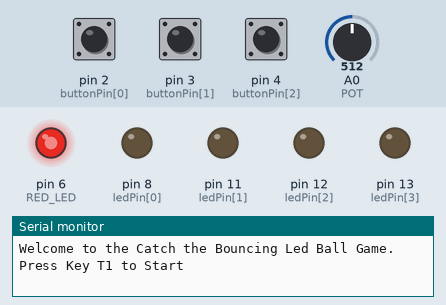
Recording of a sketch running on a simulated Arduino Uno, built with avr-gcc and run on an emulated ATmega328P. Shown: output pins drawn as LEDs (lit = HIGH), the last lines printed to the serial monitor. Dashed ring = blinking. The inputs (shaded band) are chosen by the test bench; at power-on: pin 2 (buttonPin[0]) LOW, pin 3 (buttonPin[1]) LOW, pin 4 (buttonPin[2]) LOW, A0 (POT) = 512. Random numbers use the default seed unless the sketch sets one.

Above: at 1.25 s.
1.3 s: pin 2 (buttonPin[0]) pulled HIGH for 0.15 s
At 3.06 s:
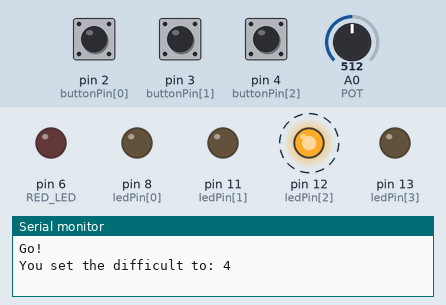
4.4 s: pin 3 (buttonPin[1]) pulled HIGH for 0.15 s
At 4.53 s:
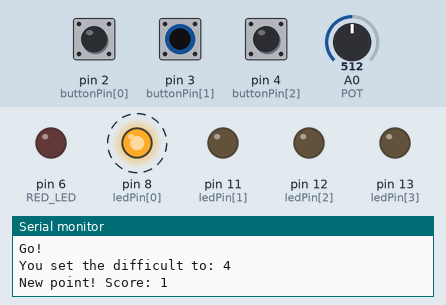
7.4 s: pin 4 (buttonPin[2]) pulled HIGH for 0.15 s
At 11.7 s:
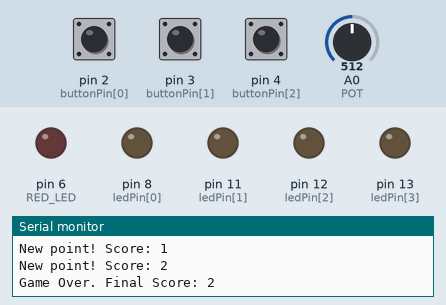
Timing chart, 0 to 23.5 s (numbered marks = the images above; inputs shaded):
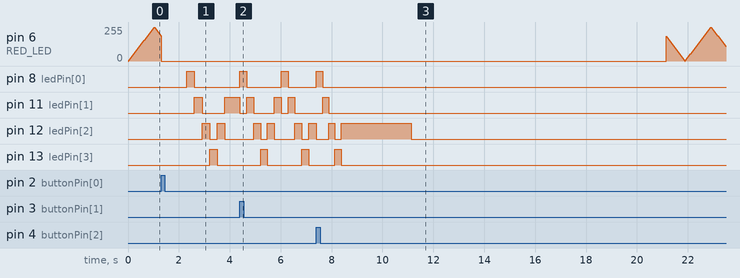

The sketch:

assignment-01.ino
```cpp
#include <avr/sleep.h>
#include <TimerOne.h>
#include <EnableInterrupt.h>

//WARNING: pin 9 and 10 were skipped because they are used by the TimerOne.h library
#define RED_LED 6                     //Ls
#define POT A0                        //Pot
#define NUM_LEDS 4                    //Number of leds (which is also the number of buttons)
#define GREEN_LED_DELAY 300           //Starting delay (decreased any time by 10%)
#define RED_LED_DELAY 20              //For fading LED
#define STARTING_TIME_IN_MILLIS 10000 //Game starts at 10sec response time (it will be decreased by the difficult set)
#define COMPLEXITY_FACTOR 0.1         //Factor F (0.1 --> level 1 | 0.8 --> level 8)

int ballSpeed;                        //Ball speed (ms)
int loopState;                        //Main variabile for switch constructor
int difficult;                        //To be setted by the potentiometer

int ledPin[] = {8, 11, 12, 13};       //L1, L2, L3, L4
int buttonPin[] = {2,3,4,5};          //T1, T2, T3, T4

unsigned long actualTime;             //For timer purposes
unsigned long movingTime;             //T1 --> Random from 3 to 5 seconds (in microSeconds)
unsigned long currentTime;            //T2 --> Starting from 10sec (at difficulty 1)

volatile int score;                   //Score of current game
volatile int currentPosition;         //The current position to guess

//Variables used for Ls
int brightness;
int fadeAmount;
int currIntensity;

bool newValueCatched;        //When goes true, the ball stopped to a position (L1..L4)
bool guessPhaseFinished;     //When goes true, the player guess correct or the game is over
bool sleeping;               //When goes true, the system is in deep-sleep mode
bool newGameRequested;       //When goes true, the player requested a new game (by pressing T1)

//That's just the code seen in lab
void redLEDFading(){
  analogWrite(RED_LED, currIntensity);
  currIntensity = currIntensity + fadeAmount;
  if (currIntensity == 0 || currIntensity == 255) {
    fadeAmount = -fadeAmount ;
  }
  delay(RED_LED_DELAY);
}

void initialState(){
  Serial.println("Welcome to the Catch the Bouncing Led Ball Game. Press Key T1 to Start");
  enableInterrupt(buttonPin[0], newGameStarting, RISING); //For launching a new game
  actualTime = millis();  //Start counting
  loopState = 1;
}

void waitForNextGame(){
  //Waiting 10 seconds
  if(millis() - actualTime < 10000) {
    if(newGameRequested) {
      return;
    }
    redLEDFading();
  } else {
    analogWrite(RED_LED, 0);
    disableInterrupt(buttonPin[0]);
    loopState = 2;
  }
}

void wakeUp(){
  sleep_disable();
  for(int x=0; x<NUM_LEDS; x++) {
    disableInterrupt(buttonPin[x]);
  }
  loopState = 0;
}

void sleepNow(){
  //Deep sleep (STEP #9 in lab)
  set_sleep_mode(SLEEP_MODE_PWR_DOWN);
  sleep_enable();
  for(int x=0; x<NUM_LEDS; x++) {
    enableInterrupt(buttonPin[x], wakeUp, RISING);
  }
  Serial.println("Going into power save mode in 1s (Press any key to wake up).");
  Serial.flush();
  delay(1000);
  sleep_cpu();
}

void newGameStarting(){
  disableInterrupt(buttonPin[0]);
  newGameRequested = true;
  loopState = 3;
}

void newGame(){
  //Resetting board and variables before starting with the loop
  turnOffAllLEDs();
  newGameRequested = false;
  Serial.println("Go!");
  currentTime = STARTING_TIME_IN_MILLIS;
  ballSpeed = GREEN_LED_DELAY;
  score = 0;
  //WARNING: potentiometer has an unexpected behaviour: if you put on max difficult (8), it usually reads 7 (but it works fine in the waitForNextGame() method)
  difficult = map(analogRead(POT),0,1023,1,8);
  Serial.println("You set the difficult to: " + String(difficult));
  currentTime *= 1.1-(COMPLEXITY_FACTOR * difficult); //Difficult 1 -> 10sec to first try | Difficult 8 -> 3sec to first try
  delay(1000);
  loopState = 4;
}

void turnOffAllLEDs(){
  for(int x=0; x<NUM_LEDS; x++){
    digitalWrite(ledPin[x], LOW);
  }
  digitalWrite(RED_LED, LOW);
}

long newRandomTime(long vStart, long vEnd) {
  return random(vStart, vEnd);
}

void gameLoop() {
  turnOffAllLEDs();
  movingTime = newRandomTime(1000000, 5000000); // 1sec - 5sec
  /*
   * Just printing some debug info(s)
  Serial.println("Ball speed: " + String(ballSpeed) + " msec");
  Serial.println("Time to guess: " + String(currentTime) + " msec");
  */
  newValueCatched = false;
  boolean ascending = true;
  int i=-1;
  Timer1.setPeriod(movingTime);
  Timer1.attachInterrupt(catchValue);
  //This while could be removed by adding a new state (using new value to loopState variable)
  while(!newValueCatched) {
    if(i!=-1){
      digitalWrite(ledPin[i], LOW);
    }
    if(ascending) {
      if(i == NUM_LEDS-1) {
        ascending = false;
        i--;
      } else {
        i++;
      }
    } else {
      if(i == 0) {
        ascending = true;
        i++;
      } else {
        i--;
      }
    }
    digitalWrite(ledPin[i], HIGH);
    delay(ballSpeed);
  }
  Timer1.detachInterrupt();
  loopState = 5;
}

void catchValue() {
  //Saving the value where the ball stopped
  for(int x=0; x<NUM_LEDS-1; x++){
    if(digitalRead(ledPin[x]) == HIGH){
      noInterrupts();
      newValueCatched = true;
      currentPosition = x;
      interrupts();
    }
  }
}

void makeGuess() {
  //Attach guess interrupt to the buttons
  enableInterrupt(buttonPin[0], t1Pressed, RISING);
  enableInterrupt(buttonPin[1], t2Pressed, RISING);
  enableInterrupt(buttonPin[2], t3Pressed, RISING);
  enableInterrupt(buttonPin[3], t4Pressed, RISING);
  guessPhaseFinished = false;

  Timer1.setPeriod(currentTime * 1000); //millisec to microsec
  Timer1.attachInterrupt(timerEnded);
  loopState = 6;
}

void waitForGuess(){
  //Nothing happens, just waiting for interrupts
}

//Is it possible to do using only one method?
void t1Pressed(){
  if(currentPosition == 0) {
    Timer1.stop();
    Timer1.detachInterrupt();
    noInterrupts();
    score++;
    guessPhaseFinished = true;
    interrupts();
    Serial.println("New point! Score: " + String(score));
    for(int x=0; x<NUM_LEDS; x++) {
      disableInterrupt(buttonPin[x]);
    }
    loopState = 7;
  }
}

void t2Pressed(){
  if(currentPosition == 1) {
    Timer1.stop();
    Timer1.detachInterrupt();
    noInterrupts();
    score++;
    guessPhaseFinished = true;
    interrupts();
    Serial.println("New point! Score: " + String(score));
    for(int x=0; x<NUM_LEDS; x++) {
      disableInterrupt(buttonPin[x]);
    }
    loopState = 7;
  }
}

void t3Pressed(){
  if(currentPosition == 2) {
    Timer1.stop();
    Timer1.detachInterrupt();
    noInterrupts();
    score++;
    guessPhaseFinished = true;
    interrupts();
    Serial.println("New point! Score: " + String(score));
    for(int x=0; x<NUM_LEDS; x++) {
      disableInterrupt(buttonPin[x]);
    }
    loopState = 7;
  }
}

void t4Pressed(){
  if(currentPosition == 3) {
    Timer1.stop();
    Timer1.detachInterrupt();
    noInterrupts();
    score++;
    guessPhaseFinished = true;
    interrupts();
    Serial.println("New point! Score: " + String(score));
    for(int x=0; x<NUM_LEDS; x++) {
      disableInterrupt(buttonPin[x]);
    }
    loopState = 7;
  }
}

void timerEnded() {
  Timer1.detachInterrupt();
  noInterrupts();
  guessPhaseFinished = true;
  interrupts();
  for(int x=0; x<NUM_LEDS; x++) {
      disableInterrupt(buttonPin[x]);
  }
  loopState = 8;
}

void increaseDifficult(){
  ballSpeed = ballSpeed * (1 - COMPLEXITY_FACTOR);                  //Augmenting the ball speed by 10%
  currentTime = currentTime * (1 - difficult * COMPLEXITY_FACTOR);  //Reducing the time to press the button bu the factor F (being affected by the diffuclt set at the beginning);
  loopState = 4;
}

void gameOver(){
  Serial.println("Game Over. Final Score: " + String(score));
  turnOffAllLEDs();
  delay(10000);     //Wait 10 seconds
  loopState = 0;
}

void setup(){
  loopState = 0;
  sleeping = false;
  newGameRequested = false;
  currentTime = STARTING_TIME_IN_MILLIS;
  ballSpeed = GREEN_LED_DELAY;
  brightness = 0;
  fadeAmount = 5;
  for(int x=0; x<NUM_LEDS; x++) {     //Settings LEDs to OUTPUT and buttons to INPUT
    pinMode(ledPin[x], OUTPUT);
    pinMode(buttonPin[x], INPUT);
    turnOffAllLEDs();
  }
  pinMode(RED_LED, OUTPUT);
  randomSeed(analogRead(POT));       //I define the random seed using current value of the potentiometer
  Timer1.initialize();
  Serial.begin(9600);
  }

void loop(){
  switch(loopState) {
    case 0: //Starting phase
      initialState();
    break;
    case 1: //Red LED fading, waiting for a new game
      waitForNextGame();
    break;
    case 2: //Deep sleeping
      sleepNow();
    break;
    case 3: //New game
      newGame();
    break;
    case 4: //Game in progress
      gameLoop();
    break;
    case 5: //Guess the position
      makeGuess();
    break;
    case 6: //System wait for guess (until time is over)
      waitForGuess();
    break;
    case 7: //Correct guess -> increase the difficult before another guess
      increaseDifficult();
    break;
    case 8: //Wrong guess -> game over
      gameOver();
    break;
  }
}
```

Measured:
- after the input at 1.3 s, pin 8 (ledPin[0]): LOW → HIGH after 1.0 s, → LOW 0.30 s later; pin 11 (ledPin[1]): LOW → HIGH after 1.3 s, → LOW 0.30 s later, → HIGH 0.90 s later; pin 12 (ledPin[2]): alternates HIGH for 0.30 s and LOW for 0.30 s, starting after 1.6 s; pin 13 (ledPin[3]): LOW → HIGH after 1.9 s, → LOW 0.30 s later
- after the input at 4.4 s, pin 8 (ledPin[0]): alternates HIGH for 0.27 s and LOW for 1.4 s, starting at once; pin 11 (ledPin[1]): goes LOW 0.27 s, HIGH 0.27 s, LOW 0.81 s, HIGH 0.27 s, LOW 0.27 s, HIGH 0.27 s, then LOW, starting at once
- after the input at 7.4 s, pin 8 (ledPin[0]): LOW → HIGH at once, → LOW 0.24 s later; pin 11 (ledPin[1]): LOW → HIGH after 0.24 s, → LOW 0.24 s later; pin 13 (ledPin[3]): LOW → HIGH after 0.73 s, → LOW 0.24 s later
